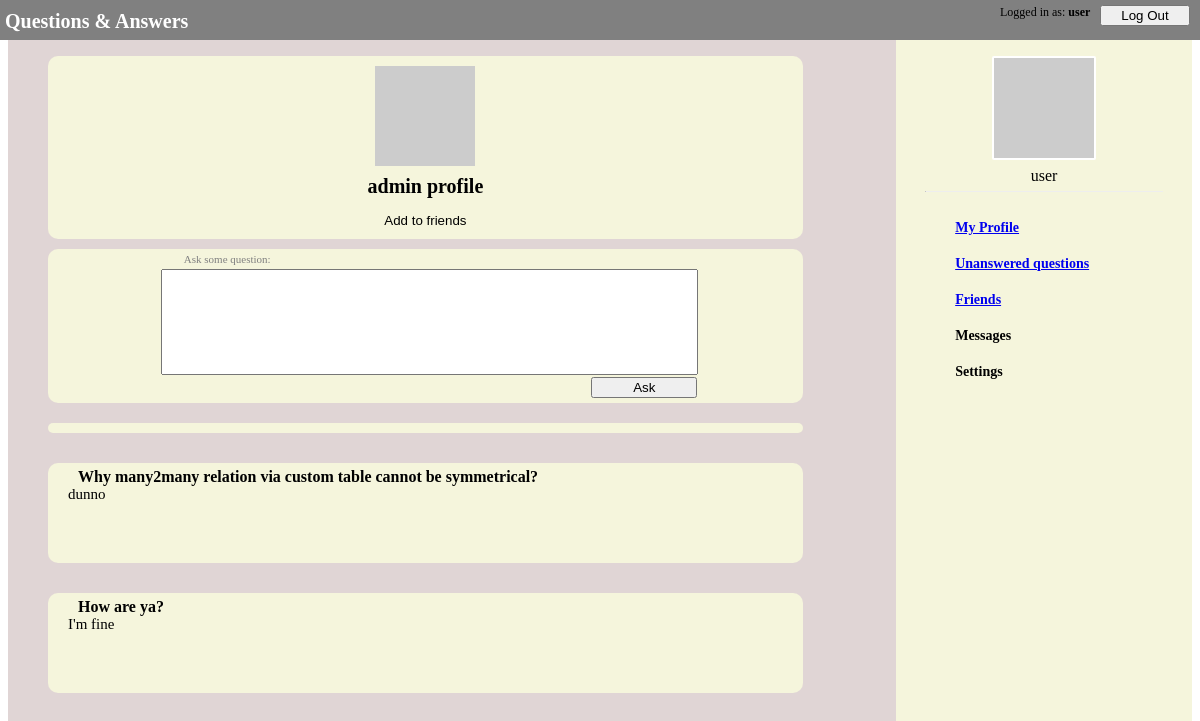
Page /ask/user/admin (signed in) on the committed database.
### ask/models.py (models this page shows)
class UserModel(AbstractUser):
    friends = models.ManyToManyField(
        'self', through='FriendsModel', symmetrical=False)

class QuestionModel(models.Model):
    owner = models.ForeignKey(
        UserModel, on_delete=models.CASCADE, related_name="questions_owner")
    asked_by = models.ForeignKey(
        UserModel, on_delete=models.PROTECT, related_name="questions_asked")
    content = models.CharField(max_length=1000)
    date = models.DateTimeField(auto_now_add=True)
    answer = models.OneToOneField(
        AnswerModel, null=True, on_delete=models.CASCADE)

class AnswerModel(models.Model):
    content = models.CharField(max_length=1000)
    date = models.DateTimeField(auto_now_add=True)

### ask/views.py (the view, shortened to what this page needs)
# urls.py: path('user/<str:username>', views.UserView.as_view(), name='user'),
class UserView(FormView, QuestionsMixIn):
    form_class = QuestionForm
    def get(self, request, username):
        context = self.get_user_questions(
            request.session['_auth_user_id'], username)
        return render(request, "ask/user.html", context=context)
    @QuestionsMixIn.add_num_unanswered_to_context
    def get_user_questions(self, user_id, username):
        user = UserModel.objects.get(username=username)
        questions_with_answers = self.questions_with_answers(user)
        context = {'username': username,
                   "questions_with_answers": questions_with_answers}
        return context

### ask/views.py (called while the page is built)
    def questions_with_answers(self, user):
        answered_questions = QuestionModel.objects.filter(
            owner=user).exclude(answer=None).order_by('date')[::-1]
        answers = [question.answer for question in answered_questions]
        return list(zip(answered_questions, answers))

    @staticmethod
    def add_num_unanswered_to_context(func, *args, **kwargs):
        def context_with_unanswered(self, *args, **kwargs):
            context = func(self, *args, **kwargs)
            user_id = args[0]
            context["num_unanswered"] = self.get_num_unanswered(user_id)
            return context
        return context_with_unanswered

    def get_num_unanswered(self, user_id):
        if type(user_id) == int:
            user = UserModel.objects.get(pk=user_id)
        elif type(user_id) == str:
            user = UserModel.objects.get(pk=user_id)
        else:
            user = user_id
        unanswered_questions = self.unanswered_questions(user)
        return len(unanswered_questions)

    def unanswered_questions(self, user):
        unanswered_questions = QuestionModel.objects.filter(
            owner=user).filter(answer=None)
        return unanswered_questions

### ask/templates/ask/user.html (shortened to what this page needs)
{% extends "ask/navigation_bar.html" %}
{% load static %}
{%block styles %}
<link rel="stylesheet" type="text/css" href="{% static 'ask/navigation_bar.css' %}">
<link rel="stylesheet" type="text/css" href="{% static 'ask/questions.css' %}">
<link rel="stylesheet" type="text/css" href="{% static 'ask/user.css' %}">
{% endblock styles %}
{% block content %}
<div class="questions">
    <div class="question_user_block">
        <img src="https://via.placeholder.com/100" class="avatar">
        <p class="username">{{username}} profile</p>
        {% if not is_friend %}
        {% if invitation_sent %}
        <p class="sent">Your invitation have been sent</p>
        {% else %}
        <form method="POST" class="add_to_friends_form" action="{% url 'ask:user' username %}">
            <input type="submit" class="add_to_friends" value="Add to friends">
        </form>
        {% endif %}
        {% else %}
        <form method="POST" class="add_to_friends_form" action="{% url 'ask:user' username %}">
            {% csrf_token %}
            <input type="submit" class="add_to_friends" value="Remove from friends">
            <input type="hidden" name="action" value="remove_friend" required>
        </form>
        {% endif %}
    </div>
    {% if request.session.logged_in %}
    <div class="ask_question">
        <form method="POST" action="{% url 'ask:user' username %}">
            <a class="prompt">Ask some question:</a>
            <input type="textarea" class="question_textbox" id="question_content" name="question_content" required>
            <br>
            <input type="submit" class="question_submit" value="Ask">
        </form>
    </div>
    <div class="bar_placeholder"></div>
    {% endif %}
    <div class="questions">
        {% for question, answer in questions_with_answers %}
        <div class="question_block">
            <p class="question">{{ question.content }}</p>
            <p class="answer">{{ answer.content }}</p>
        </div>
        {% endfor %}
    </div>
</div>
{% endblock content %}

### ask/static/ask/questions.css (style rules this page uses)
.questions { width: 100%; background-color: rgb(224, 213, 213); }
.question_block { display: table; background-color: beige; width: 85%; min-height: 100px; margin: 30px 40px; border-radius: 10px; overflow: auto; }
.question { font-weight: bold; font-size: 16px; margin: 5px 20px 0px 30px; }
.answer { font-size: 15px; margin: 0px 20px 5px 20px; }

### ask/static/ask/user.css (style rules this page uses)
.question_user_block { display: grid; background-color: beige; width: 85%; min-height: 20px; margin: 30px 40px 10px; border-radius: 10px; }
.avatar { margin: auto; margin-top: 10px; }
.username { font-weight: bold; font-size: 20px; vertical-align: middle; height: 10px; line-height: 10px; text-align: center; margin-top: 15px; }
.add_to_friends_form { margin: auto; }
.add_to_friends { margin: auto; margin-bottom: 10px; width: 150px; border: none; background-color: inherit; }
.ask_question { display: grid; background-color: beige; width: 85%; min-height: 140px; margin: 10px 40px; border-radius: 10px; }
.prompt { font-size: 11px; display: inline; margin: 5px 15% 2px 18%; color: grey; }
.question_textbox { min-height: 100px; width: 70%; margin: 2px 15% 2px 15%; }
.question_submit { width: 14%; margin: 0px 15% 5px 72%; }
.bar_placeholder { display: grid; background-color: beige; width: 85%; min-height: 10px; margin: 20px 40px; border-radius: 10px; }

### rows in the picture
UserModel: username "admin"
QuestionModel: content "Why many2many relation via custom table cannot be symmetrical?", content "dunno"
QuestionModel: content "How are ya?", content "I'm fine"

### other values in the picture
{{ request.session.username }} "user"
